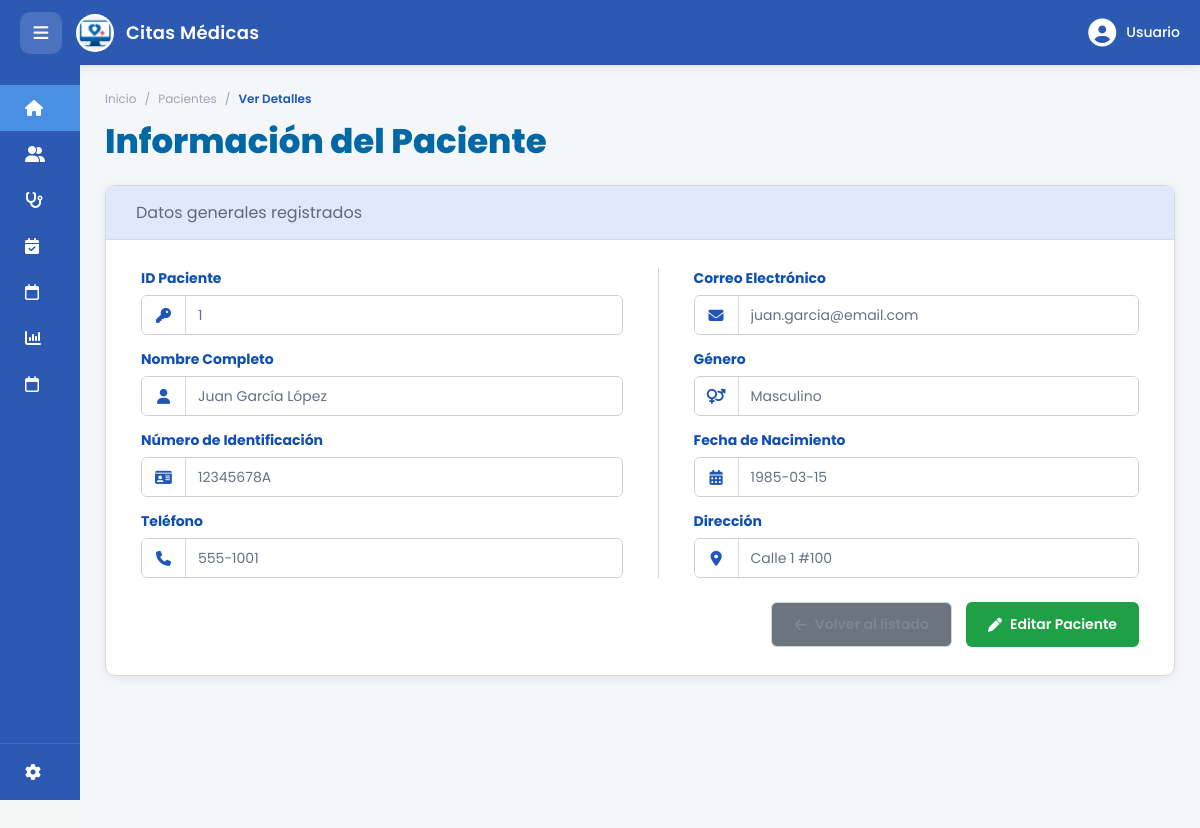
Screenshot of /app/views/pacientes/show.php?id=1 with the database file from the repository.
### tables this page shows
CREATE TABLE pacientes (
    id_paciente INT AUTO_INCREMENT PRIMARY KEY,
    nombre_paciente VARCHAR(100) NOT NULL,
    apellido_paciente VARCHAR(100) NOT NULL,
    correo_paciente VARCHAR(100) UNIQUE,
    telefono_paciente VARCHAR(15),
    fecha_nacimiento DATE,
    genero VARCHAR(20),
    direccion TEXT,
    numero_identificacion VARCHAR(20) UNIQUE NOT NULL,
    notas TEXT,
    fecha_registro TIMESTAMP DEFAULT CURRENT_TIMESTAMP
);

### app/models/Paciente.php (called while the page is built, shortened)
<?php
class Paciente {
    private $conexion;
    public function __construct($conexion){
        $this->conexion = $conexion;
    }
    public function obtenerPorId($id){
        try {
            $sql = "
            SELECT * FROM pacientes
            WHERE id_paciente = ?
            ";
            $stmt = $this->conexion->prepare($sql);
            $stmt->execute([$id]);
            return $stmt->fetch(PDO::FETCH_ASSOC);
        } catch (PDOException $e) {
            throw new Exception("Error al obtener paciente: " . $e->getMessage());
        }
    }
}
?>

### app/controllers/PacienteController.php (called while the page is built, shortened)
<?php
require_once __DIR__ . '/../../config/conexion.php';
require_once __DIR__ . '/../models/Paciente.php';
$pacienteModel = new Paciente($conexion);
if(isset($_GET['accion'])){
        if($_GET['accion'] == 'obtener' && !empty($_GET['id'])){
            try {
                $paciente = $pacienteModel->obtenerPorId($_GET['id']);
            } catch(Exception $e){
                if(!empty($_GET['ajax'])){
                    header('Content-Type: application/json');
                    echo json_encode(['success' => false, 'error' => $e->getMessage()]);
                    exit();
                } else {
                    $_SESSION['error'] = $e->getMessage();
                }
            }
        }
    }
?>

### app/views/pacientes/show.php (the view, shortened to what this page needs)
<?php
if (isset($_GET['id'])) {
    require_once '../../controllers/PacienteController.php';
    $paciente = $_SESSION['paciente'] ?? null;
}
?>
<!DOCTYPE html>
<html lang="es">
<head>
    <link rel="stylesheet" href="../../../public/css/pacientes.css">
    <link rel="stylesheet" href="../../../public/css/registrospacientes.css">
    <link rel="stylesheet" href="https://cdnjs.cloudflare.com/ajax/libs/font-awesome/6.5.1/css/all.min.css">
</head>
<body>
    <?php include __DIR__ . '/../layouts/header.php'; ?>
    <?php include __DIR__ . '/../layouts/sidebarPaciente.php'; ?>
    <div class="main-content">
        <div class="breadcrumb">
            <span>Inicio</span> / <span>Pacientes</span> / <strong>Ver Detalles</strong>
        </div>
        <h1 class="page-title">Información del Paciente</h1>
        <div class="registro-card">
            <div class="card-header">
                Datos generales registrados
            </div>
            <div class="registro-form">
                <div class="form-grid">
                    <div class="form-col">
                        <div class="form-group">
                            <label>ID Paciente</label>
                            <div class="input-icon">
                                <i class="fa-solid fa-key"></i>
                                <input type="text" value="<?php echo htmlspecialchars($paciente['id_paciente'] ?? ''); ?>" disabled>
                            </div>
                        </div>
                        <div class="form-group">
                            <label>Nombre Completo</label>
                            <div class="input-icon">
                                <i class="fa-solid fa-user"></i>
                                <input type="text" value="<?php echo htmlspecialchars(($paciente['nombre_paciente'] ?? '') . ' ' . ($paciente['apellido_paciente'] ?? '')); ?>" disabled>
                            </div>
                        </div>
                        <div class="form-group">
                            <label>Número de Identificación</label>
                            <div class="input-icon">
                                <i class="fa-solid fa-id-card"></i>
                                <input type="text" value="<?php echo htmlspecialchars($paciente['numero_identificacion'] ?? ''); ?>" disabled>
                            </div>
                        </div>
                        <div class="form-group">
                            <label>Teléfono</label>
                            <div class="input-icon">
                                <i class="fa-solid fa-phone"></i>
                                <input type="text" value="<?php echo htmlspecialchars($paciente['telefono_paciente'] ?? 'No registrado'); ?>" disabled>
                            </div>
                        </div>
                    </div>
                    <div class="form-col right-col">
                        <div class="form-group">
                            <label>Correo Electrónico</label>
                            <div class="input-icon">
                                <i class="fa-solid fa-envelope"></i>
                                <input type="text" value="<?php echo htmlspecialchars($paciente['correo_paciente'] ?? 'No registrado'); ?>" disabled>
                            </div>
                        </div>
                        <div class="form-group">
                            <label>Género</label>
                            <div class="input-icon">
                                <i class="fa-solid fa-venus-mars"></i>
                                <input type="text" value="<?php echo htmlspecialchars($paciente['genero'] ?? 'No especificado'); ?>" disabled>
                            </div>
                        </div>
                        <div class="form-group">
                            <label>Fecha de Nacimiento</label>
                            <div class="input-icon">
                                <i class="fa-solid fa-calendar-days"></i>
                                <input type="text" value="<?php echo htmlspecialchars($paciente['fecha_nacimiento'] ?? 'No registrada'); ?>" disabled>
                            </div>
                        </div>
                        <div class="form-group">
                            <label>Dirección</label>
                            <div class="input-icon">
                                <i class="fa-solid fa-location-dot"></i>
                                <input type="text" value="<?php echo htmlspecialchars($paciente['direccion'] ?? 'No registrada'); ?>" disabled>
                            </div>
                        </div>
                    </div>
                </div>
                <div class="buttons" style="justify-content: flex-end;">
                    <button class="btn btn-cancel" type="button" onclick="window.location.href='index.php'" style="background: #6c757d;">
                        <i class="fa-solid fa-arrow-left"></i> Volver al listado
                    </button>
                    <button class="btn btn-save" type="button" onclick="window.location.href='edit.php?id=<?php echo $paciente['id_paciente']; ?>'">
                        <i class="fa-solid fa-pen"></i> Editar Paciente
                    </button>
                </div>
            </div>
        </div>
    </div>
</body>
</html>

### public/css/pacientes.css (style rules this page uses)
* { margin: 0; padding: 0; box-sizing: border-box; font-family: "Poppins", sans-serif; }
body { display: flex; background-color: #f4f7f6; min-height: 100vh; margin: 0; overflow-x: hidden; }
.main-content { margin-left: 80px; padding: 25px; width: calc(100% - 80px); margin-top: 65px; transition: none; }

### public/css/registrospacientes.css (style rules this page uses)
.main-content { margin-top:65px; padding:25px; background:#f5f6fa; min-height:100vh; width:100%; }
.breadcrumb { display:flex; align-items:center; gap:8px; margin-bottom:8px; font-size:12px; color:#9aa4b2; }
.breadcrumb strong { color:#1f57b7; font-weight:600; }
.page-title { font-size:34px; font-weight:800; color:#0068a5; margin-bottom:18px; }
.registro-card { background:white; border-radius:10px; border:1px solid #d9d9d9; overflow:hidden; box-shadow:0 2px 8px rgba(0,0,0,0.08); width:100%; max-width:1180px; margin:auto; }
.card-header { background:#dfe9fb; padding:14px 30px; font-size:16px; color:#5f6977; border-bottom:1px solid #d4dceb; }
.registro-form { padding:28px 35px; }
.form-grid { display:grid; grid-template-columns:1fr 1fr; gap:25px 35px; align-items:start; }
.form-col { display:flex; flex-direction:column; gap:14px; }
.right-col { border-left:1px solid #d5d5d5; padding-left:35px; }
.form-group label { display:block; margin-bottom:6px; color:#0f4fb3; font-size:14px; font-weight:700; }
.input-icon { height:40px; display:flex; align-items:center; border:1px solid #cfcfcf; border-radius:6px; overflow:hidden; background:white; transition:0.2s; }
.input-icon i { width:44px; height:100%; display:flex; justify-content:center; align-items:center; border-right:1px solid #dadada; color:#1f57b7; font-size:15px; background:white; }
.input-icon input, .input-icon select { flex:1; height:100%; border:none; outline:none; padding:0 12px; font-size:14px; color:#667085; background:white; }
.buttons { margin-top:24px; display:flex; justify-content:flex-end; gap:14px; }
.btn { border:none; border-radius:6px; padding:11px 22px; font-size:14px; font-weight:600; display:flex; align-items:center; gap:8px; cursor:pointer; transition:0.2s; }
.btn-cancel { background:white; border:1px solid #d5d5d5; color:#7d8794; }
.btn-save { background:#1fa046; color:white; }

### rows the page displays
pacientes: id_paciente "1", nombre_paciente+apellido_paciente "Juan García López", numero_identificacion "12345678A", telefono_paciente "555-1001", correo_paciente "juan.garcia@email.com", genero "Masculino", fecha_nacimiento "1985-03-15", direccion "Calle 1 #100"
